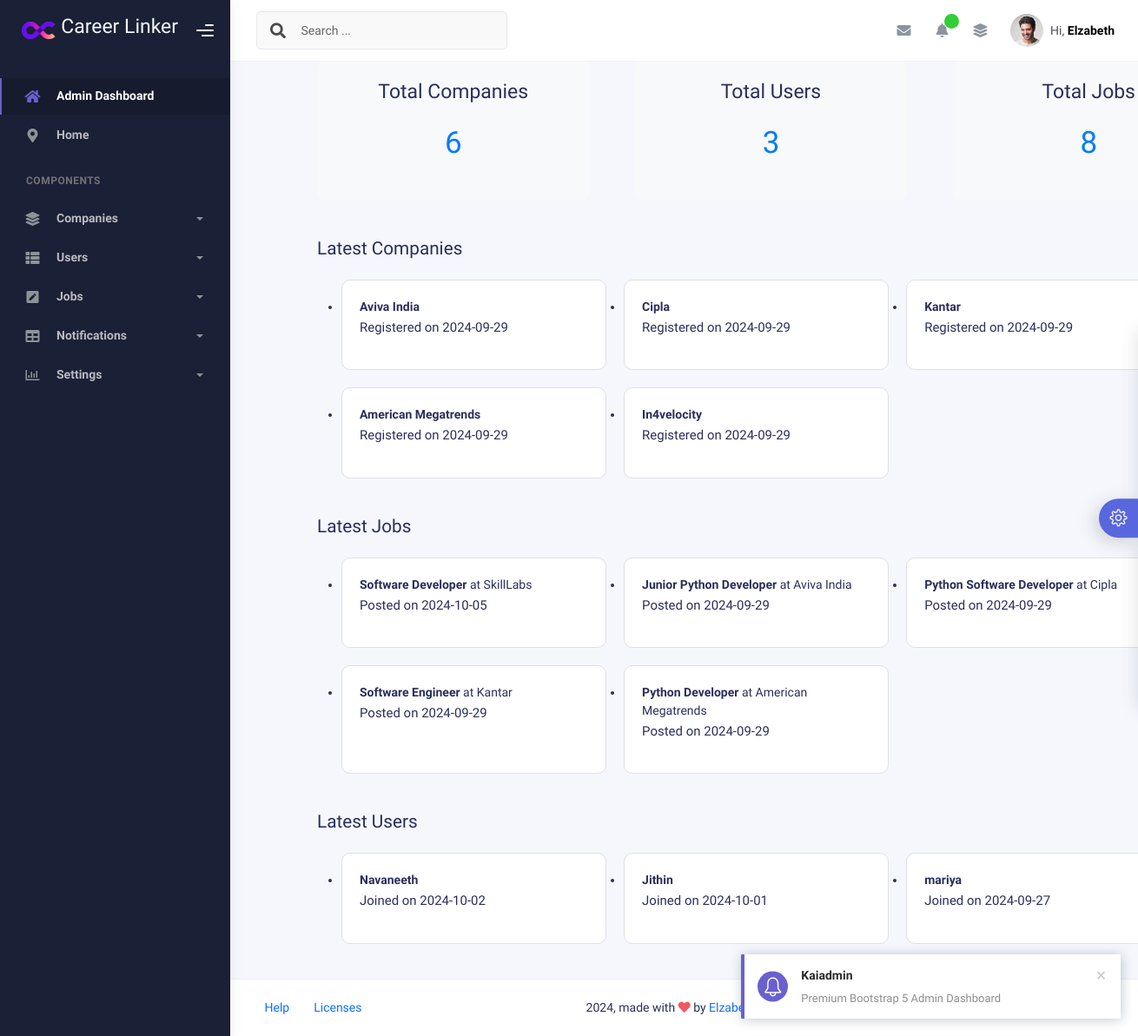
Before: /siteadmin/ with the older database file.
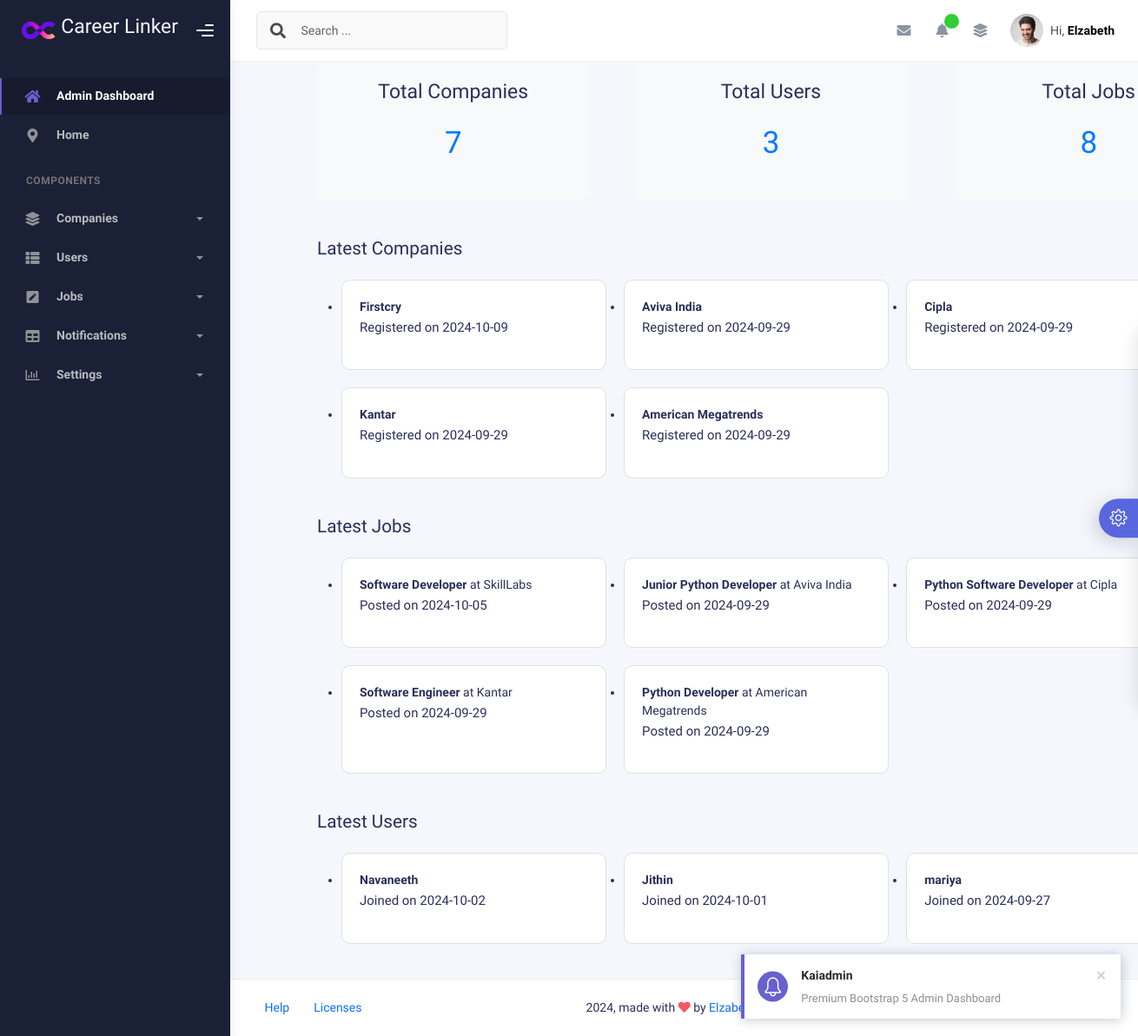
After: the same page with the newer database file.
### adminpanel/models.py (models this page shows, shortened)
class CompanyProfile(models.Model):
    user = models.OneToOneField(User, on_delete=models.CASCADE)  # Link to the user
    company_name = models.CharField(max_length=255)
    registration_id = models.CharField(max_length=50, unique=True)  # Add registration ID
    company_logo = models.ImageField(upload_to='media/')
    website = models.URLField(null=True, blank=True)
    description = models.TextField(null=True, blank=True)
    is_active = models.BooleanField(default=True)  # Add this field for activation/deactivation
    created_at = models.DateTimeField(auto_now_add=True)
    updated_at = models.DateTimeField(auto_now=True)

class Job(models.Model):
    class ExperienceChoices(models.TextChoices):
        FRESHER = 'freshers', 'Freshers'
        YEARS_0_2 = '0 - 2 years', '0 - 2 years'
        YEARS_2_4 = '2 - 4 years', '2 - 4 years'
        YEARS_4_6 = '4 - 6 years', '4 - 6 years'
        YEARS_6_8 = '6 - 8 years', '6 - 8 years'
        YEARS_8_PLUS = '8+ years', '8+ years'
    class IndustryChoices(models.TextChoices):
        IT = 'IT Services & Consulting', 'IT Services & Consulting'
        HEALTHCARE = 'Healthcare', 'Healthcare'
        FINANCE = 'Finance', 'Finance'
        RETAIL = 'Retail', 'Retail'
        MANUFACTURING = 'Manufacturing', 'Manufacturing'
        TELECOM = 'Telecommunications', 'Telecommunications'
    class EmploymentTypeChoices(models.TextChoices):
        FULL_TIME = 'FT', 'Full-Time'
        PART_TIME = 'PT', 'Part-Time'
        CONTRACT = 'CT', 'Contract'
        FREELANCE = 'FR', 'Freelance'
        INTERNSHIP = 'IN', 'Internship'
    company = models.ForeignKey(CompanyProfile, on_delete=models.CASCADE)  # Link to CompanyProfile
    title = models.CharField(max_length=255)
    description = models.TextField()
    location = models.CharField(max_length=255)
    openings = models.PositiveIntegerField(default=1)
    selected_candidates = models.IntegerField(default=0)  # Add this field
    role = models.CharField(max_length=100, default='Not specified')
    employment_type = models.CharField(max_length=50, choices=EmploymentTypeChoices.choices, default=EmploymentTypeChoices.FULL_TIME)
    salary = models.PositiveIntegerField(default=0)  # Using PositiveIntegerField for simplicity
    experience_required = models.CharField(max_length=50, choices=ExperienceChoices.choices, default=ExperienceChoices.YEARS_0_2)
    industry_type = models.CharField(max_length=255, choices=IndustryChoices.choices, default=IndustryChoices.IT)
    key_skills = models.TextField(default="Not specified")
    posted_at = models.DateTimeField(auto_now_add=True)
    is_active = models.BooleanField(default=True)

### adminpanel/views.py (the view)
# urls.py: path('',admin_home , name='admin_home'),
def admin_home(request):
    total_companies = CompanyProfile.objects.count()
    total_users = User.objects.filter(is_superuser=False, is_staff=False).count()
    total_jobs = Job.objects.count()
    company_list = CompanyProfile.objects.all().order_by('-created_at')[:5]  # Latest 5 companies
    job_list = Job.objects.all().order_by('-posted_at')[:5]  # Latest 5 jobs
    user_list = User.objects.filter(is_superuser=False, is_staff=False).order_by('-date_joined')[:5]
    return render(request, 'adminpanel/admin_home.html', {
        'total_companies': total_companies,
        'total_users': total_users,
        'total_jobs': total_jobs,
        'company_list': company_list,
        'job_list': job_list,
        'user_list': user_list
    })

### adminpanel/templates/adminpanel/admin_home.html (shortened to what this page needs)
{% extends 'adminpanel/admin_base.html' %}
{% block content %}
<div class="container" style="margin-left: 100px;margin-right: 150px;">
    <div class="stats-section">
        <div class="stat-card">
            <h3>Total Companies</h3>
            <p class="stat-number">{{ total_companies }}</p>
        </div>
        <div class="stat-card">
            <h3>Total Users</h3>
            <p class="stat-number">{{ total_users }}</p>
        </div>
        <div class="stat-card">
            <h3>Total Jobs</h3>
            <p class="stat-number">{{ total_jobs }}</p>
        </div>
    </div>
    <div class="list-section">
        <h4>Latest Companies</h4>
        <ul class="flex-list">
            {% for company in company_list %}
                <li class="list-item">
                    <strong>{{ company.company_name }}</strong>
                    <p>Registered on {{ company.created_at|date:"Y-m-d" }}</p>
                </li>
            {% endfor %}
        </ul>
    </div>
    <div class="list-section">
        <h4>Latest Jobs</h4>
        <ul class="flex-list">
            {% for job in job_list %}
                <li class="list-item">
                    <strong>{{ job.title }}</strong> at {{ job.company.company_name }}
                    <p>Posted on {{ job.posted_at|date:"Y-m-d" }}</p>
                </li>
            {% endfor %}
        </ul>
    </div>
    <div class="list-section">
        <h4>Latest Users</h4>
        <ul class="flex-list">
            {% for user in user_list %}
                <li class="list-item">
                    <strong>{{ user.username }}</strong>
                    <p>Joined on {{ user.date_joined|date:"Y-m-d" }}</p>
                </li>
            {% endfor %}
        </ul>
    </div>
</div>
{% endblock %}

Changed rows visible on the page:
no longer on this page (row unchanged): CompanyProfile: company_name "In4velocity", created_at "2024-09-29"
added CompanyProfile: company_name "Firstcry", created_at "2024-10-09"
Other visible differences:
{{ total_companies }}: "6" → "7"
